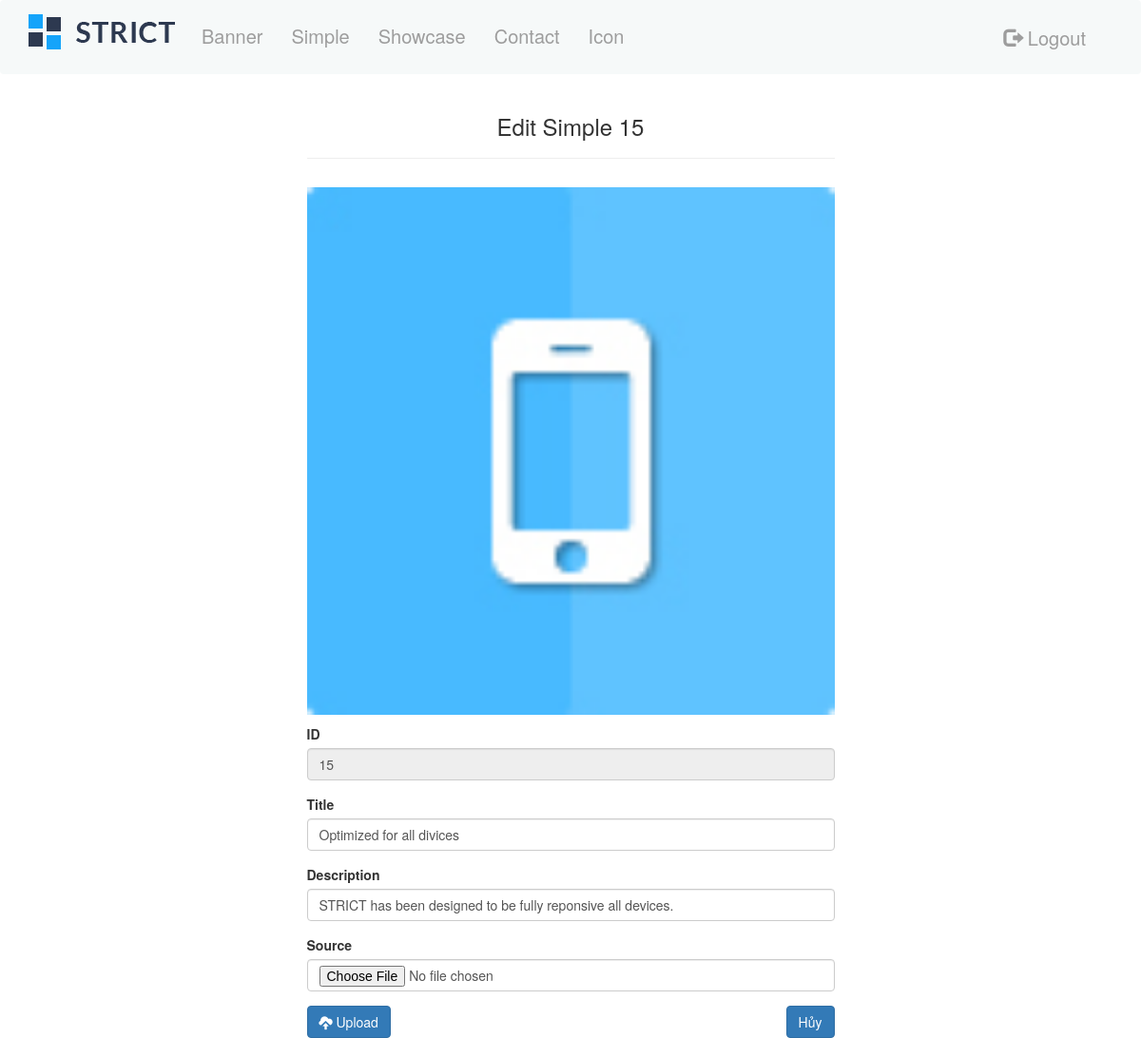
The app's page /admin/main.php?page_layout=edit-simple&id=15 (signed in) with its own data.
### tables this page shows
CREATE TABLE `simple` (
  `id` int(10) NOT NULL,
  `anh` varchar(255) NOT NULL,
  `title` varchar(255) NOT NULL,
  `description` varchar(255) NOT NULL
);

### admin/simple/edit-simple.php (the view, shortened to what this page needs)
<?php
if (isset($_GET['id'])) {
    $id = $_GET['id'];
    $sql = "SELECT * FROM simple WHERE id ='$id'";
    $query = mysqli_query($con, $sql);
    $rows = mysqli_fetch_array($query);
}
?>
<div class="container edit-simple" style="margin-top: 100px">
    <div class="row">
        <div class="col-xs-12 col-sm-12 col-md-12 col-lg-offset-3 col-lg-6 text-center">
            <h3>Edit Simple <?php echo $rows['id'] ?></h3>
            <hr>
            <img src="../img/<?php echo $rows['anh'] ?>" alt="" width=100% style="padding: 10px 0px;">
        </div>
        <div class="col-xs-12 col-sm-12 col-md-12 col-lg-offset-3 col-lg-6">
            <form enctype="multipart/form-data" method="post">
                <div class="form-group">
                    <label>ID</label>
                    <input type="number" name="id" value="<?php echo $rows['id'] ?>" class="form-control" readonly>
                </div>
                <div class="form-group">
                    <label>Title</label>
                    <input type="text" name="title" value="<?php echo $rows['title'] ?>" class="form-control">
                </div>
                <div class="form-group">
                    <label>Description</label>
                    <input type="text" name="description" value="<?php echo $rows['description'] ?>"
                           class="form-control">
                </div>
                <div class="form-group">
                    <label>Source</label>
                    <input type="file" name="anh" class="form-control">
                </div>
                <button name="submit" type="submit" class="btn btn-primary">
                    <span class="glyphicon glyphicon-cloud-upload"></span> Upload
                </button>
                <a href="main.php?page_layout=simple" title="" style="float: right">
                    <button type="button" class="btn btn-primary">Hủy</button>
                </a>
            </form>
        </div>
    </div>
</div>

### records on screen
simple: id "15", anh (picture), title "Optimized for all divices", description "STRICT has been designed to be fully reponsive all devices."
